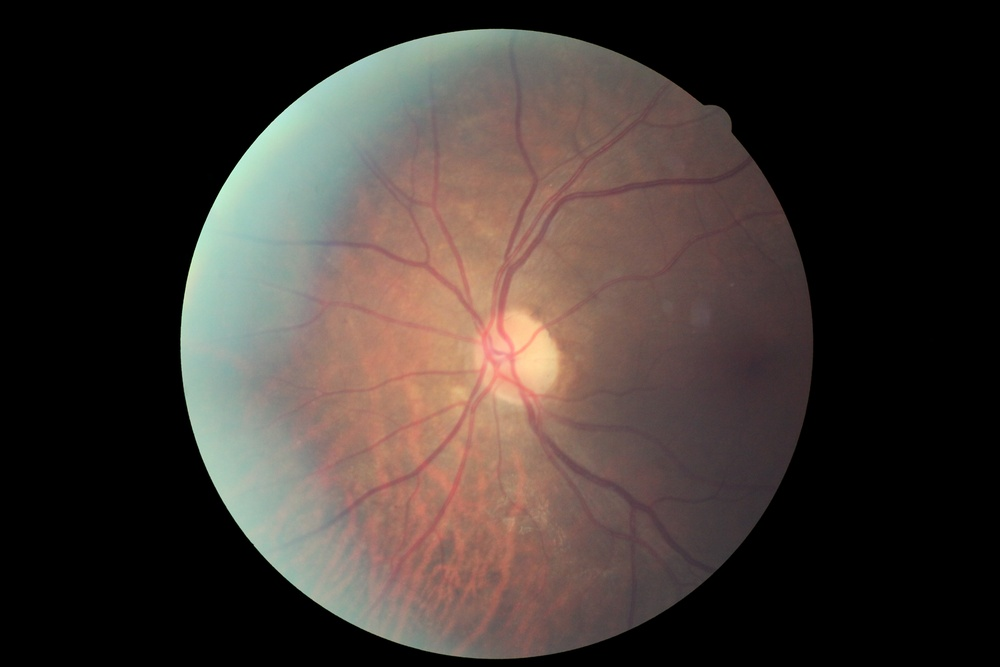
#> input picture data/sample/10_left.jpeg, 1000 x 667 px, shrunk from 4752 x 3168 before the run, found by its file name; its folder holds only this picture in this run
$ python brightSpotsMultiImages.py
#> lines starting #> are read from the running program, lines starting #| are printed output that depends on the picture; after the words box and inside, x2 and y2 are one past the last pixel; in counts of white or black regions, pixels touching at a corner belong together
import cv2
import os
import numpy as np

read_path = os.path.join(os.getcwd(), 'data', 'sample')

print(read_path)
for root, _, files in os.walk(read_path):
    for file_name in files:
        # load the image, convert it to grayscale, and blur it
        image_read_path = os.path.join(os.getcwd(), 'data', 'sample', file_name)
        image = cv2.imread(image_read_path)
#> image is the input picture: shape (667, 1000, 3); mean B, G, R 50, 54.6, 64.1
        gray = cv2.cvtColor(image, cv2.COLOR_BGR2GRAY)
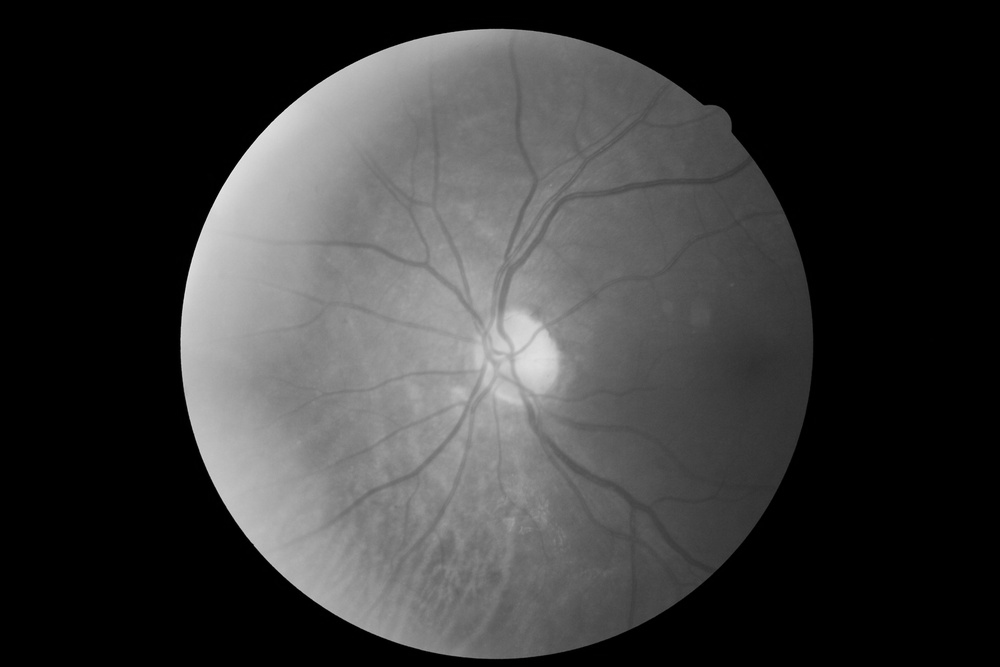
#> gray: shape (667, 1000); min 0, max 238, mean 56.9
        blurred = cv2.GaussianBlur(gray, (11, 11), 0)

        # threshold the image to reveal light regions in the
        # blurred image
        thresh = cv2.threshold(blurred, 20, 255, cv2.THRESH_BINARY)[1]
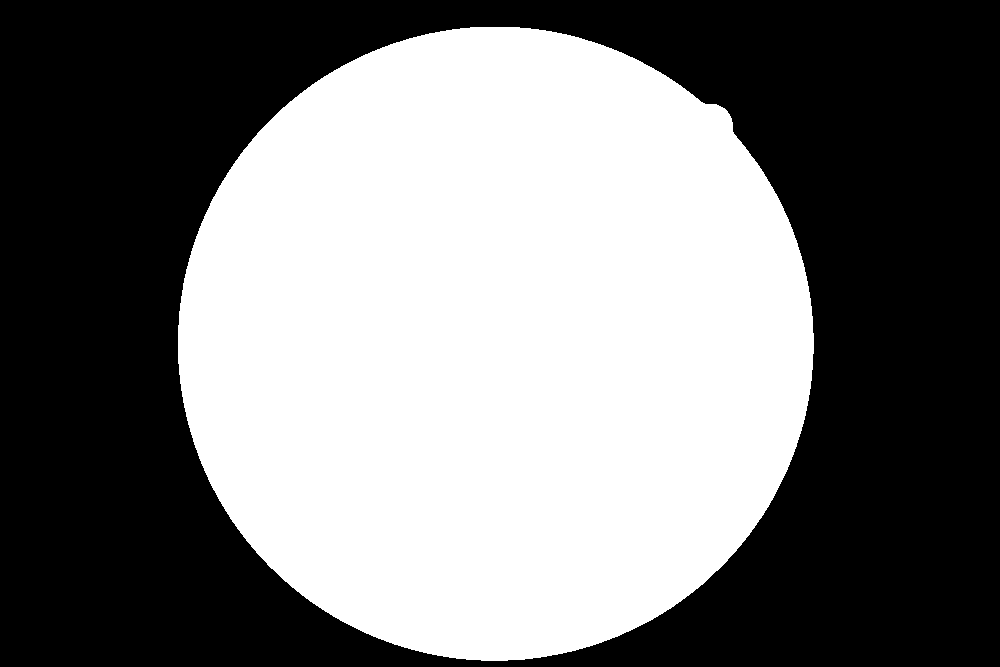
#> thresh: shape (667, 1000); 47.5% white; 1 white region, box (x1, y1, x2, y2) and area: (178, 27, 814, 661) 317048

        thresh = cv2.erode(thresh, None, iterations=2)
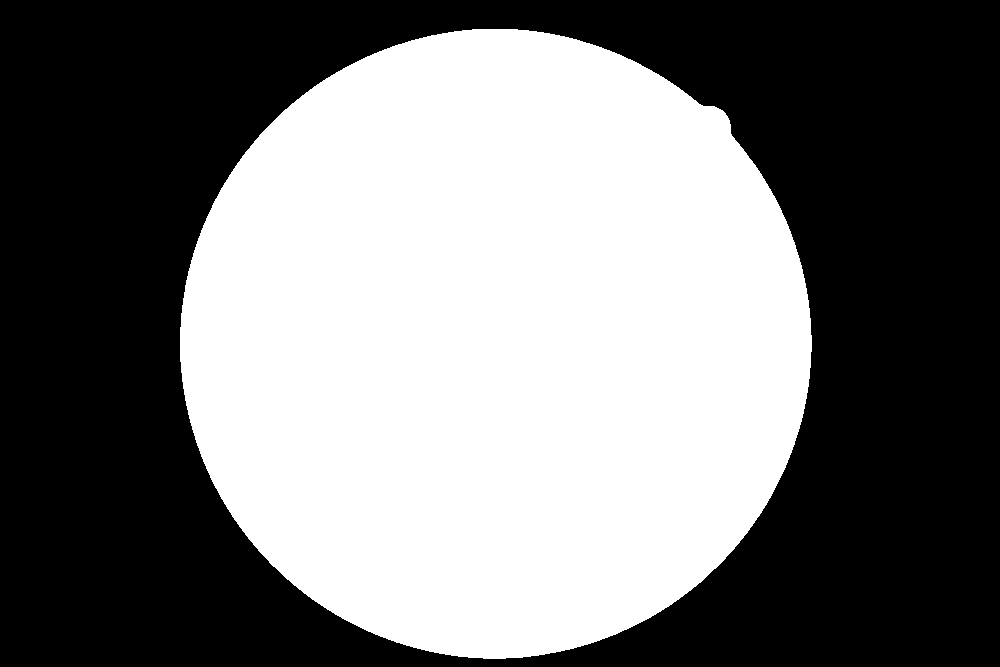
#> thresh: shape (667, 1000); 46.8% white; 1 white region, box (x1, y1, x2, y2) and area: (180, 29, 812, 659) 311984
        thresh = cv2.dilate(thresh, None, iterations=4)
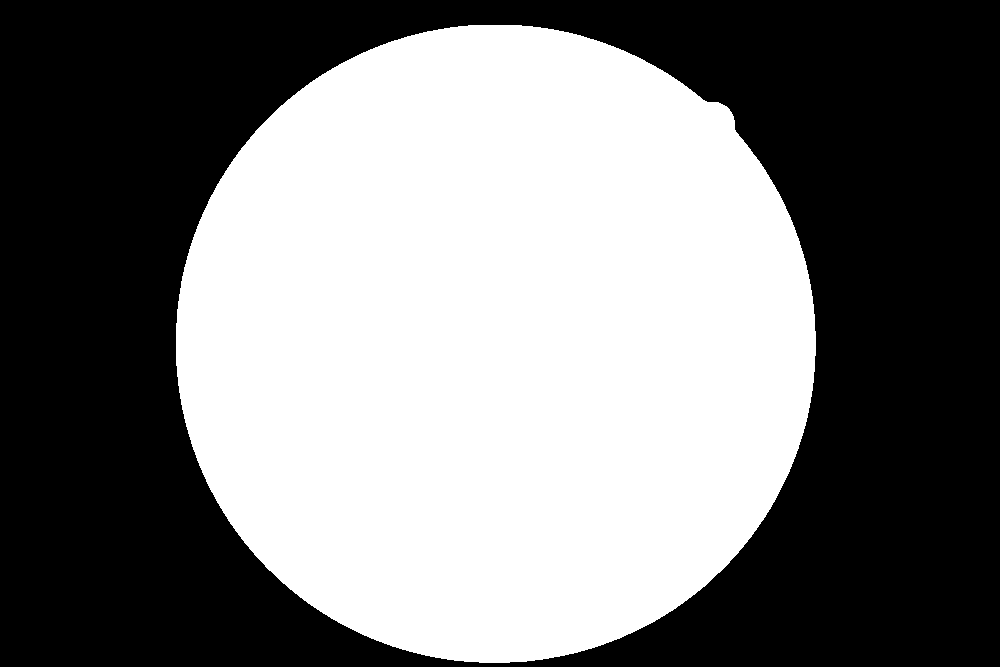
#> thresh: shape (667, 1000); 48.3% white; 1 white region, box (x1, y1, x2, y2) and area: (176, 25, 816, 663) 322144

        thresh = np.where(thresh != 0, 255, 0)

        thresh = thresh.astype(np.uint8)

        # guardar 800 + imagenes, guardar original y blanco y negro
        # investigar sobre segmentacion con imagenes
        # convertir a pillow y guardar con pillow como tif
        # estudiar autoencoder
        # tercer imagen de git guardar con 0, 1, 2 y en tif
        image_write_path = os.path.join(os.getcwd(), 'data', 'output', file_name)
        cv2.imwrite(image_write_path, thresh)

$ run again, on data/sample/15_left.jpeg
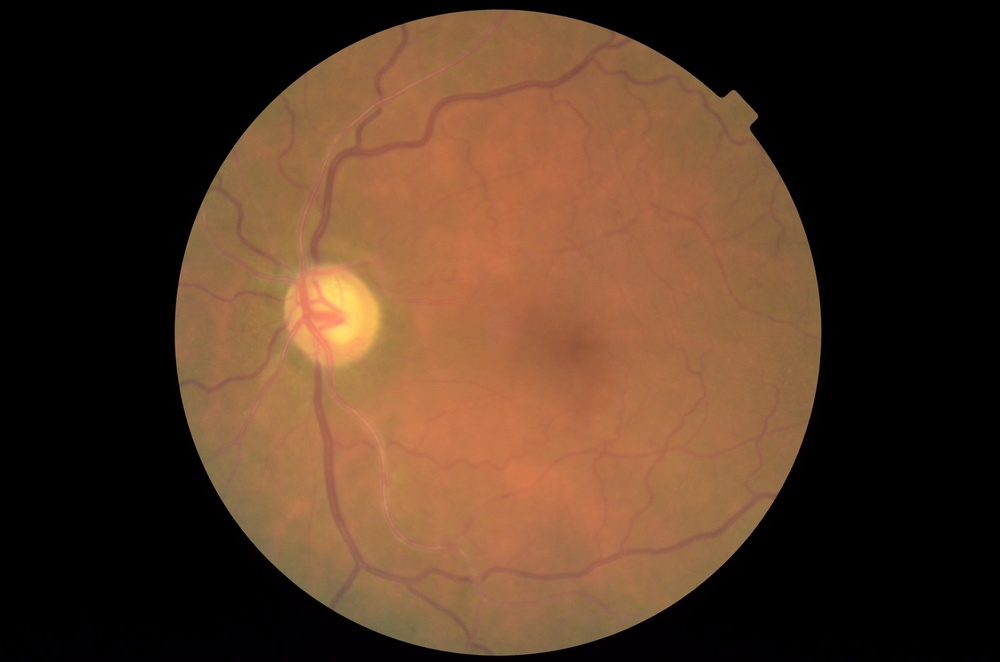
#> input picture data/sample/15_left.jpeg, 1000 x 662 px, shrunk from 4928 x 3264 before the run, found by its file name
#> image is the input picture: shape (662, 1000, 3); mean B, G, R 35.7, 55, 82.3
#> `gray = cv2.cvtColor(image, cv2.COLOR_BGR2GRAY)`:
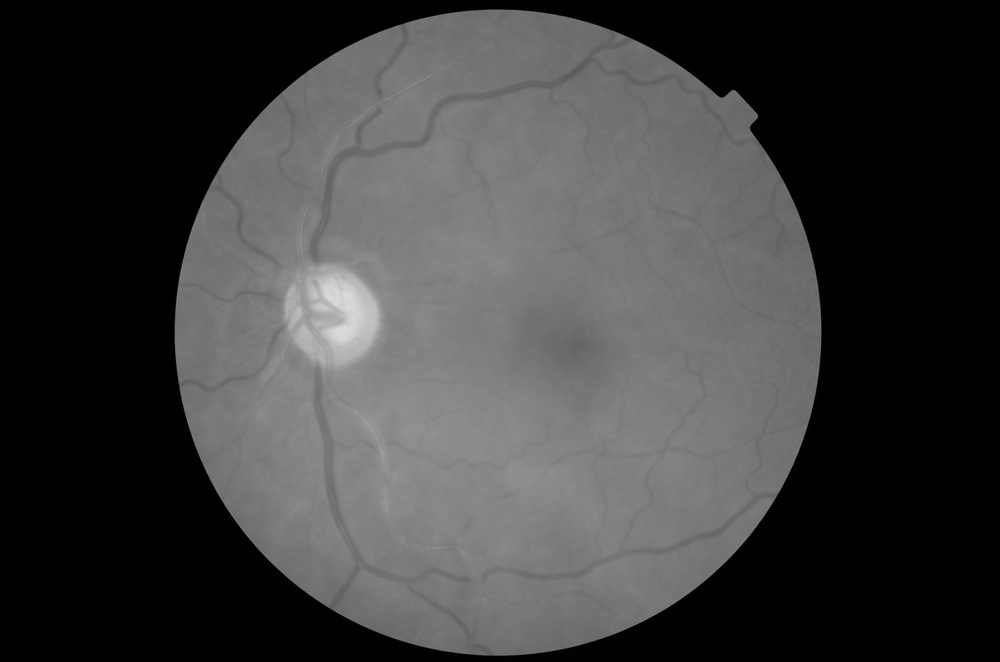
#> gray: shape (662, 1000); min 0, max 221, mean 60.9
#> `thresh = cv2.dilate(thresh, None, iterations=4)`:
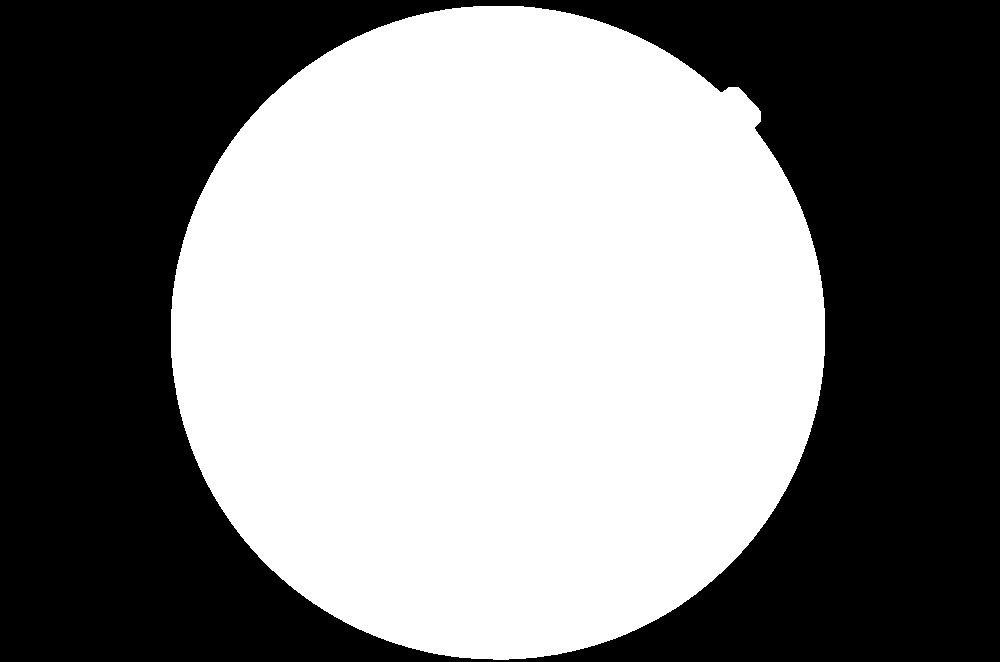
#> thresh: shape (662, 1000); 51% white; 1 black region, box (x1, y1, x2, y2) and area: (0, 0, 1000, 662) 324056

$ run again, on data/sample/15_right.jpeg
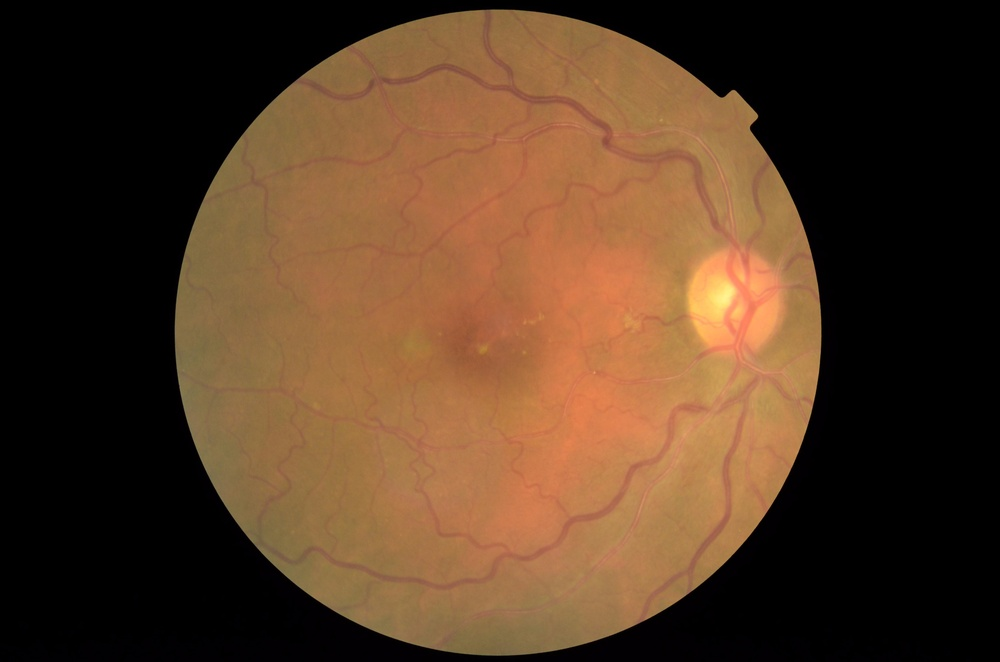
#> input picture data/sample/15_right.jpeg, 1000 x 662 px, shrunk from 4928 x 3264 before the run, found by its file name
#> image is the input picture: shape (662, 1000, 3); mean B, G, R 36.1, 58.2, 84.8
#> `gray = cv2.cvtColor(image, cv2.COLOR_BGR2GRAY)`:
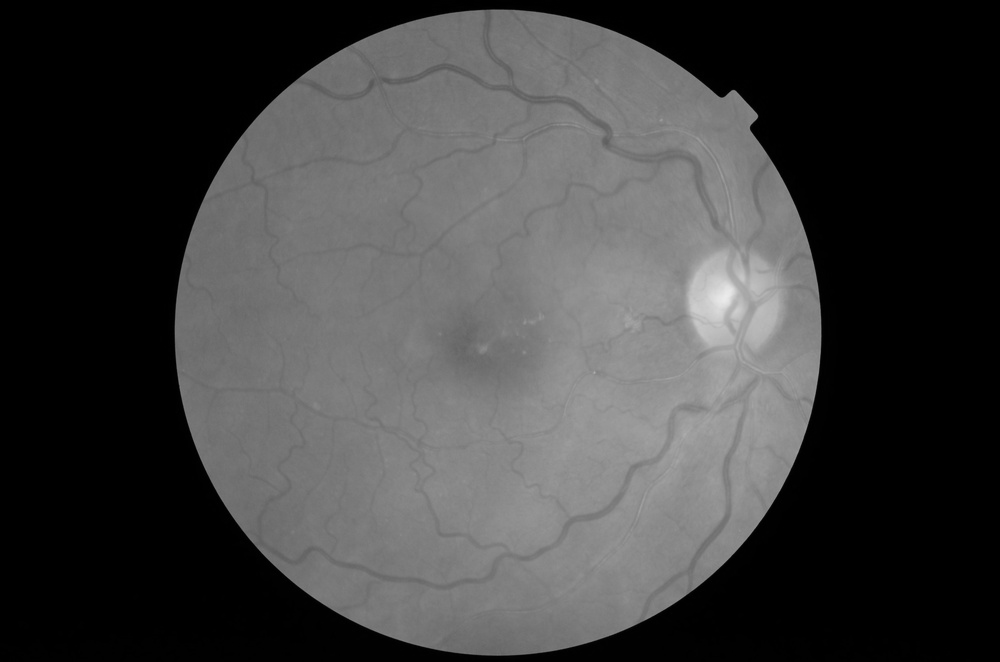
#> gray: shape (662, 1000); min 0, max 235, mean 63.6
#> `thresh = cv2.dilate(thresh, None, iterations=4)`:
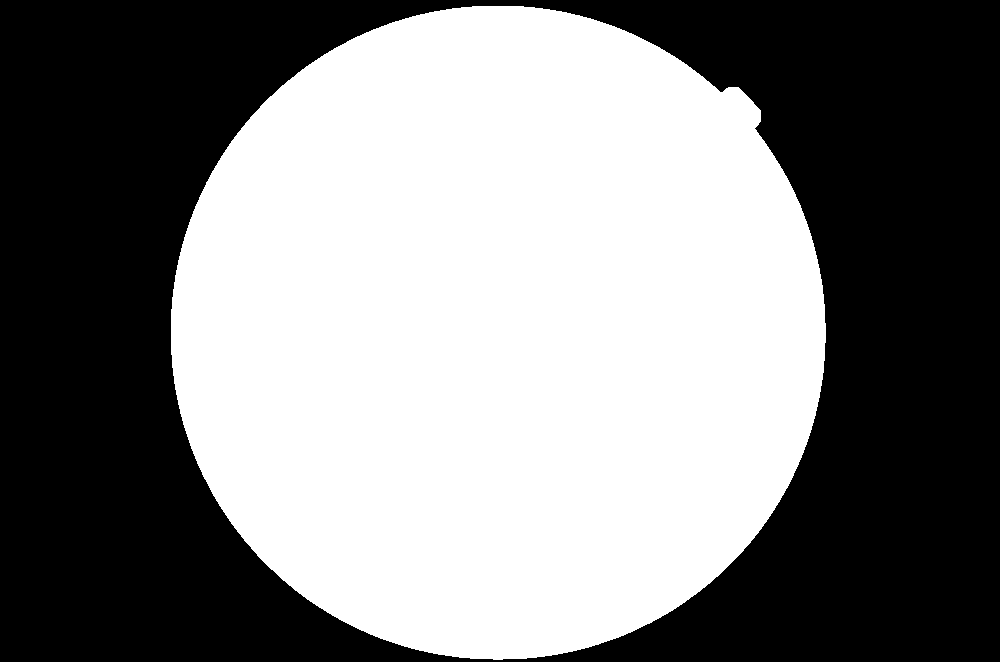
#> thresh: shape (662, 1000); 51.1% white; 1 black region, box (x1, y1, x2, y2) and area: (0, 0, 1000, 662) 323847

$ run again, on data/sample/16_left.jpeg
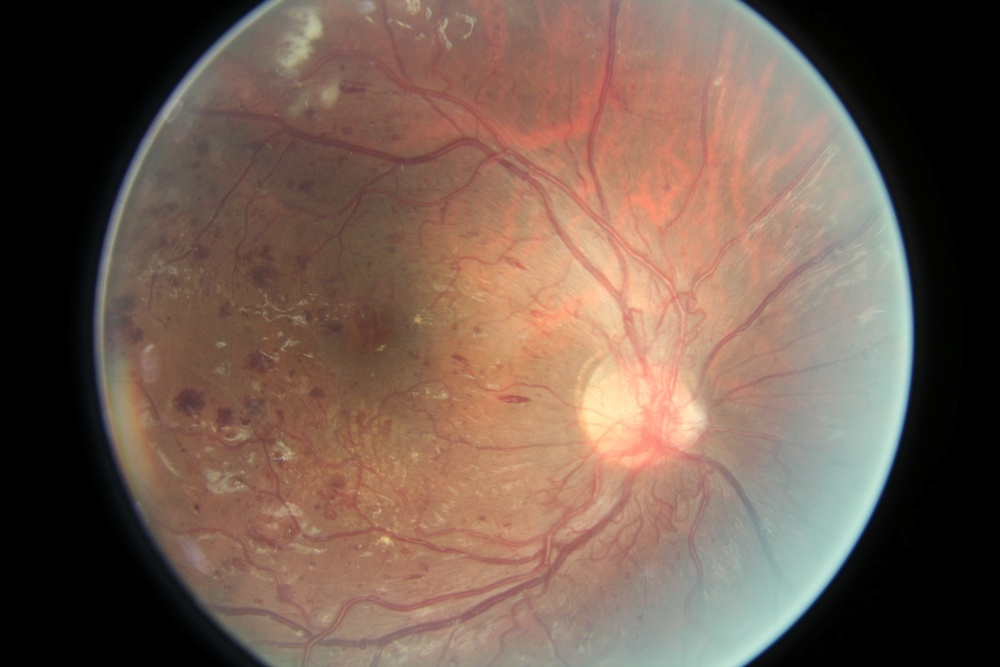
#> input picture data/sample/16_left.jpeg, 1000 x 667 px, shrunk from 3888 x 2592 before the run, found by its file name
#> image is the input picture: shape (667, 1000, 3); mean B, G, R 79.9, 92.2, 114.9
#> `gray = cv2.cvtColor(image, cv2.COLOR_BGR2GRAY)`:
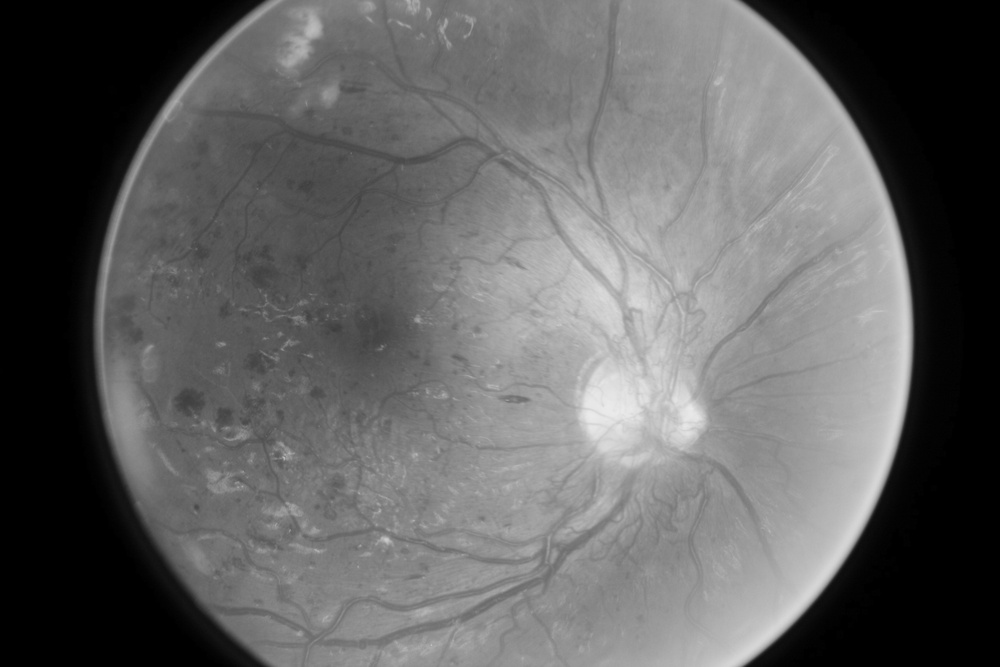
#> gray: shape (667, 1000); min 0, max 235, mean 97.6
#> `thresh = cv2.dilate(thresh, None, iterations=4)`:
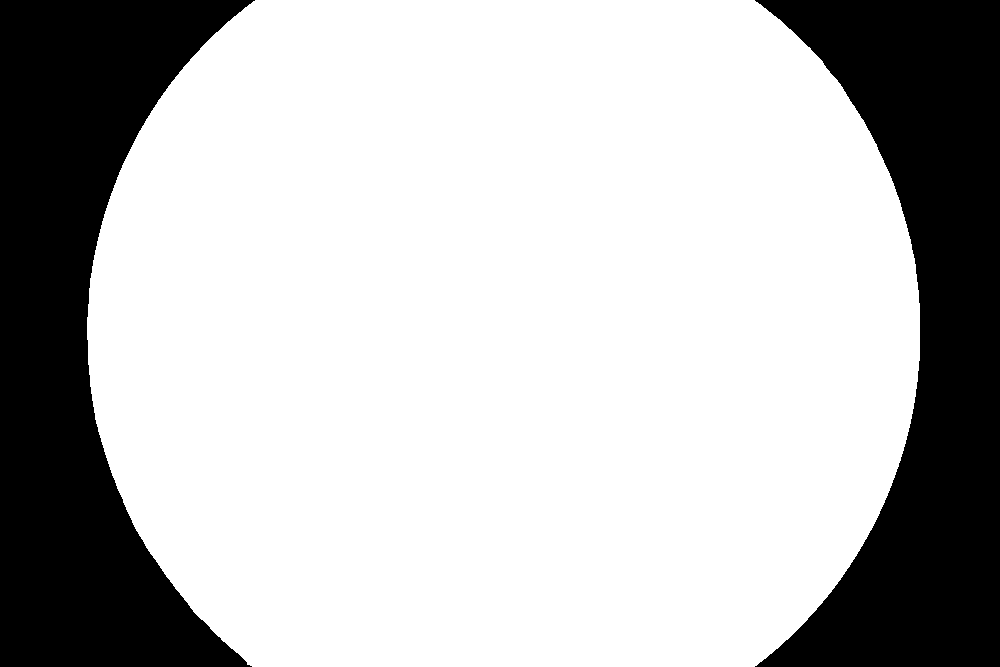
#> thresh: shape (667, 1000); 73.3% white; 2 black regions, box (x1, y1, x2, y2) and area: (0, 0, 255, 667) 91805, (755, 0, 1000, 667) 86143
